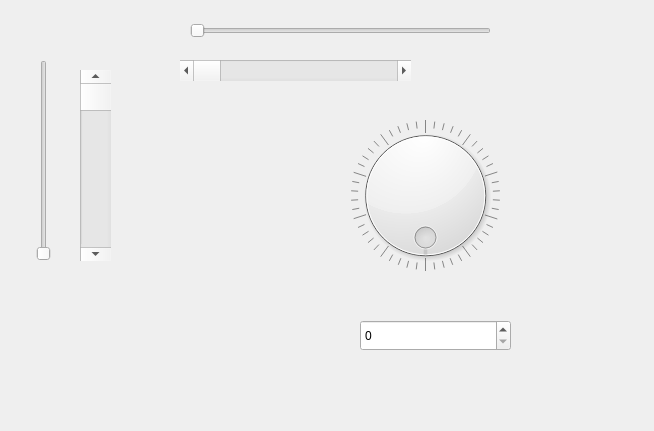
<?xml version="1.0" encoding="UTF-8"?>
<ui version="4.0">
 <class>MyWidget</class>
 <widget class="QWidget" name="MyWidget">
  <property name="geometry">
   <rect>
    <x>0</x>
    <y>0</y>
    <width>654</width>
    <height>431</height>
   </rect>
  </property>
  <property name="windowTitle">
   <string>MyWidget</string>
  </property>
  <widget class="QDial" name="dial">
   <property name="geometry">
    <rect>
     <x>340</x>
     <y>120</y>
     <width>171</width>
     <height>151</height>
    </rect>
   </property>
   <property name="value">
    <number>0</number>
   </property>
   <property name="wrapping">
    <bool>true</bool>
   </property>
   <property name="notchesVisible">
    <bool>true</bool>
   </property>
  </widget>
  <widget class="QSlider" name="horizontalSlider">
   <property name="geometry">
    <rect>
     <x>190</x>
     <y>20</y>
     <width>301</width>
     <height>21</height>
    </rect>
   </property>
   <property name="orientation">
    <enum>Qt::Horizontal</enum>
   </property>
  </widget>
  <widget class="QSlider" name="verticalSlider">
   <property name="geometry">
    <rect>
     <x>28</x>
     <y>60</y>
     <width>31</width>
     <height>201</height>
    </rect>
   </property>
   <property name="orientation">
    <enum>Qt::Vertical</enum>
   </property>
  </widget>
  <widget class="QScrollBar" name="horizontalScrollBar">
   <property name="geometry">
    <rect>
     <x>180</x>
     <y>60</y>
     <width>231</width>
     <height>21</height>
    </rect>
   </property>
   <property name="orientation">
    <enum>Qt::Horizontal</enum>
   </property>
  </widget>
  <widget class="QScrollBar" name="verticalScrollBar">
   <property name="geometry">
    <rect>
     <x>80</x>
     <y>70</y>
     <width>31</width>
     <height>191</height>
    </rect>
   </property>
   <property name="orientation">
    <enum>Qt::Vertical</enum>
   </property>
  </widget>
  <widget class="QSpinBox" name="spinBox">
   <property name="geometry">
    <rect>
     <x>360</x>
     <y>320</y>
     <width>151</width>
     <height>31</height>
    </rect>
   </property>
  </widget>
 </widget>
 <layoutdefault spacing="6" margin="11"/>
 <resources/>
 <connections/>
</ui>
